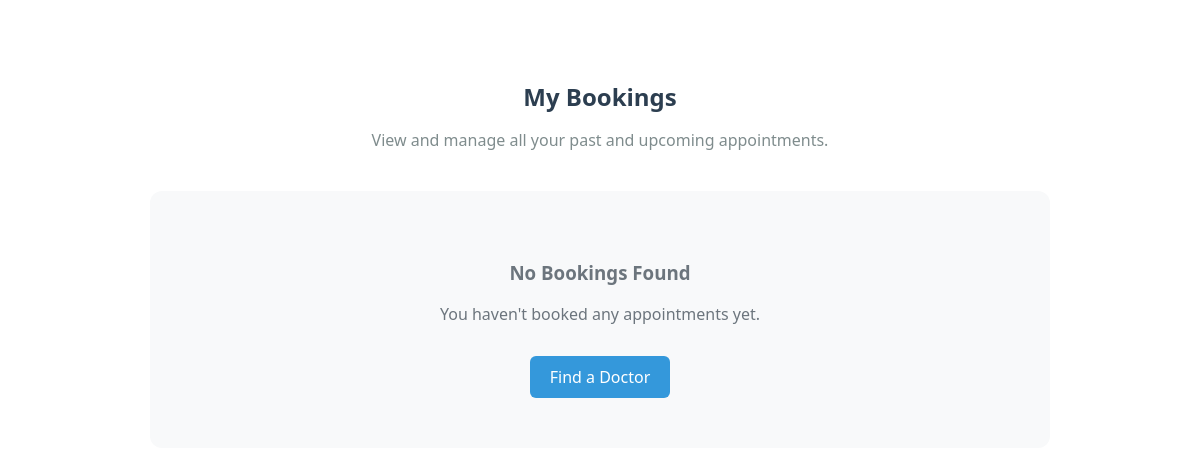
/myBookings/ (signed in), run on an earlier commit of the app's database.
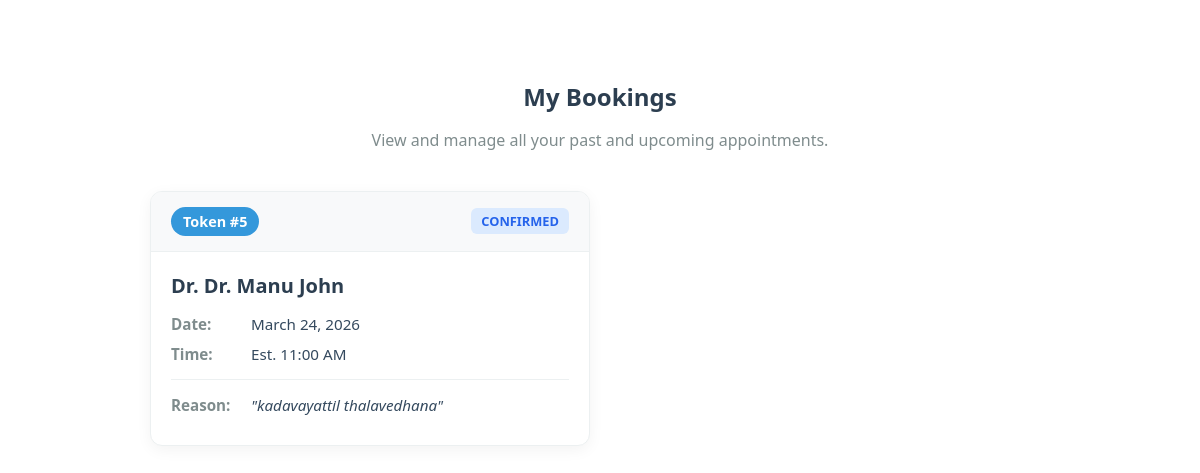
And on a later commit of the database.
### patient/models.py (models this page shows, shortened)
class tbl_appointment(models.Model):
    STATUS_CHOICES = [
        ('pending', 'Pending'),
        ('confirmed', 'Confirmed'),
        ('completed', 'Completed'),
        ('cancelled', 'Cancelled'),
    ]
    patient = models.ForeignKey(tbl_patient, on_delete=models.CASCADE, related_name='appointments')
    doctor = models.ForeignKey(tbl_doctor, on_delete=models.CASCADE, related_name='appointments')
    appointment_date = models.DateField()
    token_number = models.IntegerField()
    estimated_time = models.TimeField()
    status = models.CharField(max_length=20, choices=STATUS_CHOICES, default='pending')
    symptoms = models.TextField(blank=True, null=True)
    created_at = models.DateTimeField(auto_now_add=True)
    updated_at = models.DateTimeField(auto_now=True)
    class Meta:
        unique_together = ('doctor', 'appointment_date', 'token_number')
        ordering = ['appointment_date', 'token_number']

### clinicadmin/models.py (models this page shows)
class tbl_doctor(models.Model):
    name=models.CharField(max_length=20)
    age=models.IntegerField()
    gender=models.CharField(max_length=10)
    profile_picture=models.ImageField(upload_to='doctor_profiles/', blank=True, null=True)
    email=models.EmailField(max_length=128,unique=True)
    phone_number=models.CharField(max_length=20)
    address=models.TextField()
    identification=models.ImageField(upload_to='doctor_id_proofs/', blank=True, null=True)
    specialization=models.CharField(max_length=30)
    qualification = models.CharField(max_length=50, blank=True, null=True)
    medical_registration_number=models.CharField(max_length=20,unique=True)
    password=models.CharField(max_length=128,blank=True)

### patient/views.py (the view)
# urls.py: path('myBookings/',views.myBookings, name='myBookings'),
def myBookings(request):
    patient_id = request.session.get('pid')
    if not patient_id:
        return redirect('webguest:login')
    patient = tbl_patient.objects.get(id=patient_id)
    appointments = tbl_appointment.objects.filter(
        patient=patient
    ).order_by('-appointment_date', 'estimated_time')
    context = {
        'appointments': appointments
    }
    return render(request, 'patient/myBookings.html', context)

### patient/Templates/patient/myBookings.html (shortened to what this page needs)
{% block content %}
<div class="bookings-wrapper">
    <div class="bookings-header">
        <h2>My Bookings</h2>
        <p>View and manage all your past and upcoming appointments.</p>
    </div>
    <div class="bookings-grid">
        {% for appt in appointments %}
            <div class="booking-card">
                <div class="card-header">
                    <span class="token-badge">Token #{{ appt.token_number }}</span>
                    <span class="status-badge
                        {% if appt.status == 'pending' %}status-pending
                        {% elif appt.status == 'confirmed' %}status-confirmed
                        {% elif appt.status == 'completed' %}status-completed
                        {% elif appt.status == 'cancelled' %}status-cancelled
                        {% endif %}">
                        {{ appt.status }}
                    </span>
                </div>
                <div class="card-body">
                    <h3 class="doctor-name">Dr. {{ appt.doctor.name }}</h3>
                    <div class="info-row">
                        <strong>Date:</strong>
                        <span>{{ appt.appointment_date }}</span>
                    </div>
                    <div class="info-row">
                        <strong>Time:</strong>
                        <span>Est. {{ appt.estimated_time|time:"g:i A" }}</span>
                    </div>
                    {% if appt.symptoms %}
                    <div class="info-row" style="margin-top: 15px; border-top: 1px solid #ecf0f1; padding-top: 15px;">
                        <strong>Reason:</strong>
                        <span style="font-style: italic;">"{{ appt.symptoms }}"</span>
                    </div>
                    {% endif %}
                </div>
            </div>
        {% empty %}
            <div class="empty-state">
                <h3>No Bookings Found</h3>
                <p>You haven't booked any appointments yet.</p>
                <a href="{% url 'webpatient:patient_homepage' %}" style="display: inline-block; margin-top: 15px; padding: 10px 20px; background-color: #3498db; color: white; text-decoration: none; border-radius: 6px;">Find a Doctor</a>
            </div>
        {% endfor %}
    </div>
</div>
{% endblock %}

What changed in the data, as far as the page shows it:
added tbl_appointment: token_number "5", status "CONFIRMED", doctor.name "Dr. Manu John", appointment_date "March 24, 2026", estimated_time "11:00 AM", symptoms "kadavayattil thalavedhana"
Also different on the page:
text no longer shown: "No Bookings Found You haven't booked any appointments yet. Find a Doctor"
